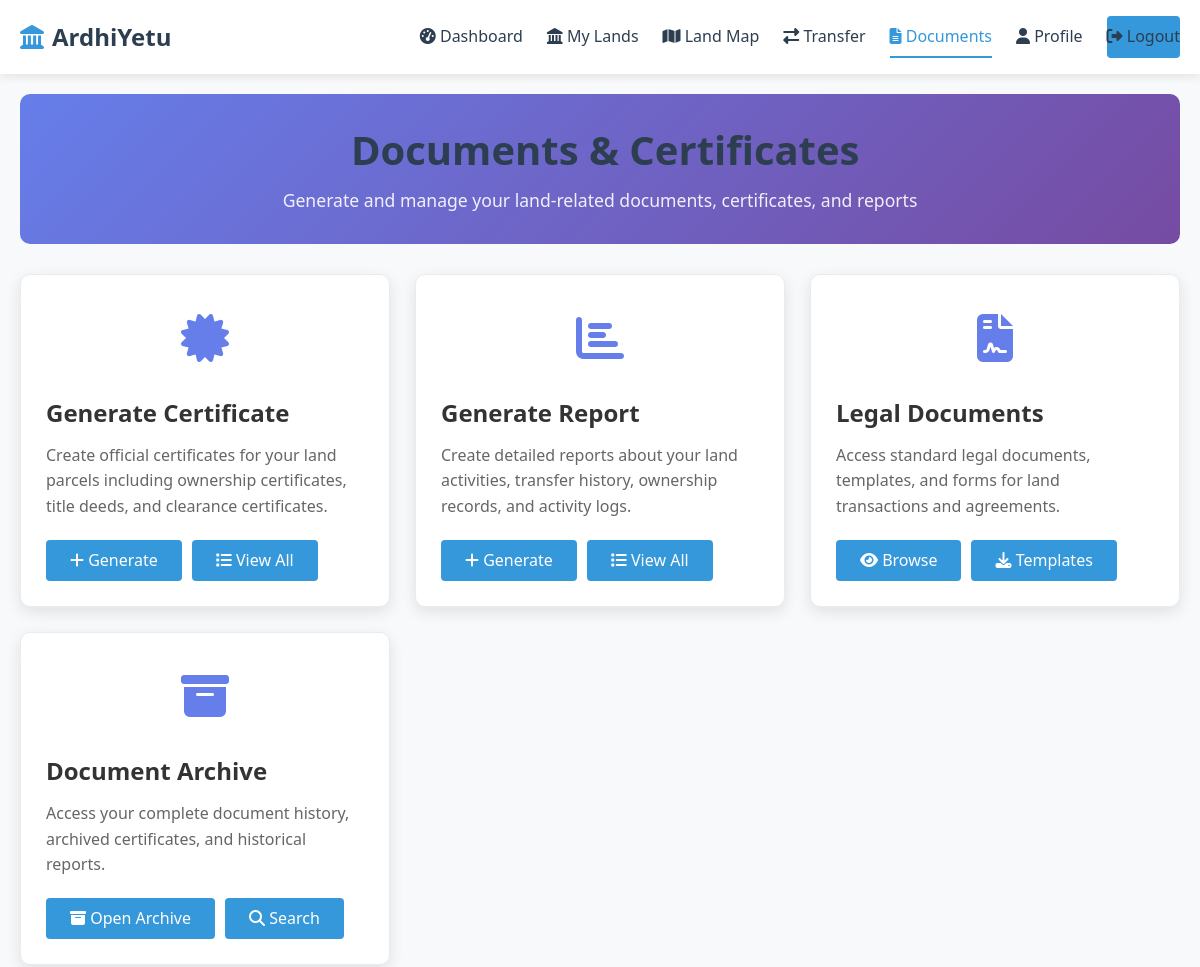
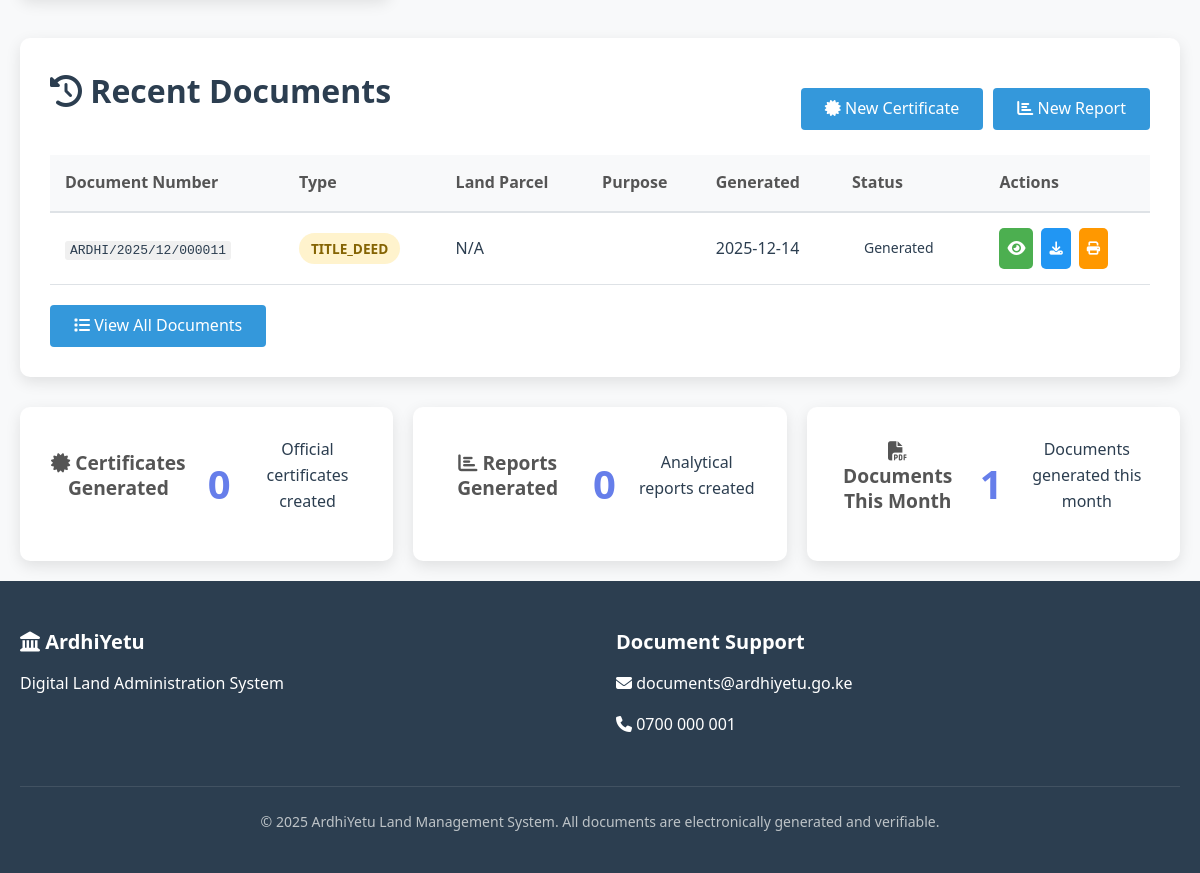
/documents.php (signed in), run on the app's committed database (2 pictures, top to bottom).
### tables this page shows
CREATE TABLE `documents` (
  `document_id` int(11) NOT NULL AUTO_INCREMENT,
  `user_id` int(11) NOT NULL,
  `land_id` int(11) DEFAULT NULL,
  `document_type` varchar(100) NOT NULL,
  `document_number` varchar(100) NOT NULL,
  `purpose` text DEFAULT NULL,
  `generated_data` longtext NOT NULL,
  `status` enum('pending','generated','verified','expired','revoked') DEFAULT 'generated',
  `format` varchar(50) DEFAULT 'pdf',
  `created_at` timestamp NOT NULL DEFAULT current_timestamp(),
  `updated_at` timestamp NOT NULL DEFAULT current_timestamp() ON UPDATE current_timestamp(),
  PRIMARY KEY (`document_id`),
  UNIQUE KEY `document_number` (`document_number`),
  KEY `idx_user_id` (`user_id`),
  KEY `idx_document_number` (`document_number`),
  KEY `idx_created_at` (`created_at`)
);

### public/documents.php (the view, shortened to what the rows shown need)
<?php
require_once __DIR__ . '/../includes/init.php';
$user_id = $_SESSION['user_id'];
$action = isset($_GET['action']) ? $_GET['action'] : 'list';
$land_id = isset($_GET['land_id']) ? intval($_GET['land_id']) : 0;
$active_lands = [];
$documents_result = false;
$table_check = mysqli_query($conn, "SHOW TABLES LIKE 'documents'");
if (mysqli_num_rows($table_check) > 0) {
    $documents_sql = "SELECT d.*, l.parcel_no, l.location
                     FROM documents d
                     LEFT JOIN land_records l ON d.land_id = l.record_id
                     WHERE d.user_id = ?
                     ORDER BY d.created_at DESC
                     LIMIT 20";
    $documents_stmt = mysqli_prepare($conn, $documents_sql);
    mysqli_stmt_bind_param($documents_stmt, "i", $user_id);
    mysqli_stmt_execute($documents_stmt);
    $documents_result = mysqli_stmt_get_result($documents_stmt);
}
?>
<!DOCTYPE html>
<html lang="en">
<head>
    <link rel="stylesheet" href="../assets/css/style.css">
    <link rel="stylesheet" href="https://cdnjs.cloudflare.com/ajax/libs/font-awesome/6.4.0/css/all.min.css">
</head>
<body>
    <main class="documents-container">
        <div class="container">
            <div class="documents-header">
                <h1><i class="fas fa-file-certificate"></i> Documents & Certificates</h1>
            </div>
            <?php if ($action == 'generate_certificate'): ?>
                <div class="form-container">
                    <div class="form-header">
                        <h2><i class="fas fa-certificate"></i> Generate Certificate</h2>
                        <a href="documents.php" class="btn secondary">
                            <i class="fas fa-arrow-left"></i> Back
                        </a>
                    </div>
                    <form method="POST" action="" class="certificate-form">
                        <input type="hidden" name="action" value="generate_certificate">
                        <input type="hidden" name="csrf_token" value="<?php echo $_SESSION['csrf_token']; ?>">
                        <div class="form-grid">
                            <div class="form-group">
                                <label for="land_id">Select Land Parcel *</label>
                                <select id="land_id" name="land_id" class="form-control" required>
                                    <option value="">Select a land parcel</option>
                                    <?php foreach ($active_lands as $land): ?>
                                        <option value="<?php echo $land['record_id']; ?>"
                                            <?php echo $land_id == $land['record_id'] ? 'selected' : ''; ?>>
                                            <?php echo htmlspecialchars($land['parcel_no']); ?> -
                                            <?php echo htmlspecialchars($land['location']); ?>
                                            (<?php echo number_format($land['size'], 2); ?> acres)
                                        </option>
                                    <?php endforeach; ?>
                                </select>
                                <small>Only active land parcels are eligible for certificates</small>
                            </div>
                            <div class="form-group">
                                <label for="certificate_type">Certificate Type *</label>
                                <select id="certificate_type" name="certificate_type" class="form-control" required>
                                    <option value="">Select certificate type</option>
                                    <option value="ownership_certificate">Ownership Certificate</option>
                                    <option value="no_objection_certificate">No Objection Certificate</option>
                                    <option value="search_certificate">Search Certificate</option>
                                    <option value="title_deed">Title Deed</option>
                                    <option value="land_clearance">Land Clearance Certificate</option>
                                </select>
                            </div>
                            <div class="form-group">
                                <label for="purpose">Purpose of Certificate</label>
                                <textarea id="purpose" name="purpose" class="form-control" rows="3"
                                          placeholder="e.g., For bank loan application, property transfer, legal proceedings, etc."></textarea>
                            </div>
                        </div>
                        <div class="form-info">
                            <h3><i class="fas fa-info-circle"></i> Certificate Information</h3>
                            <ul>
                                <li>Certificates are generated with official ArdhiYetu letterhead</li>
                                <li>All certificates include a unique document number for verification</li>
                                <li>Generated certificates are valid for 30 days from date of issue</li>
                                <li>Certificates can be downloaded as PDF for official use</li>
                                <li>Certificate authenticity can be verified online using the document number</li>
                            </ul>
                        </div>
                        <div class="form-actions">
                            <button type="submit" class="btn">
                                <i class="fas fa-file-certificate"></i> Generate Certificate
                            </button>
                            <a href="documents.php" class="btn secondary">
                                <i class="fas fa-times"></i> Cancel
                            </a>
                        </div>
                    </form>
                </div>
            <?php else: ?>
                <div class="documents-list" id="recent-documents">
                    <div class="list-header">
                        <h2><i class="fas fa-history"></i> Recent Documents</h2>
                    </div>
                    <?php if ($documents_result && mysqli_num_rows($documents_result) > 0): ?>
                        <div class="table-responsive">
                            <table class="documents-table">
                                <thead>
                                    <tr>
                                        <th>Document Number</th>
                                        <th>Type</th>
                                        <th>Land Parcel</th>
                                        <th>Purpose</th>
                                        <th>Generated</th>
                                        <th>Status</th>
                                        <th>Actions</th>
                                    </tr>
                                </thead>
                                <tbody>
                                    <?php while ($doc = mysqli_fetch_assoc($documents_result)): ?>
                                        <tr>
                                            <td>
                                            </td>
                                            <td>
                                                <?php
                                                $doc_type_class = 'badge-other';
                                                ?>
                                                <span class="doc-type-badge <?php echo $doc_type_class; ?>">
                                                    <?php echo ucfirst($doc['document_type']); ?>
                                                </span>
                                            </td>
                                            <td>
                                                <?php if ($doc['parcel_no']): ?>
                                                    <?php echo htmlspecialchars($doc['parcel_no']); ?>
                                                <?php else: ?>
                                                    <span class="text-muted">N/A</span>
                                                <?php endif; ?>
                                            </td>
                                            <td>
                                            </td>
                                            <td>
                                                <?php echo date('Y-m-d', strtotime($doc['created_at'])); ?>
                                            </td>
                                            <td>
                                                <span class="status-badge status-<?php echo $doc['status']; ?>">
                                                    <?php echo ucfirst($doc['status']); ?>
                                                </span>
                                            </td>
                                            <td>
                                                <div class="action-buttons">
                                                    <a href="?action=view&id=<?php echo $doc['document_id']; ?>"
                                                       class="btn-icon btn-view" title="View">
                                                        <i class="fas fa-eye"></i>
                                                    </a>
                                                    <button onclick="downloadDoc(<?php echo $doc['document_id']; ?>)"
                                                            class="btn-icon btn-download" title="Download">
                                                        <i class="fas fa-download"></i>
                                                    </button>
                                                    <button onclick="printDoc(<?php echo $doc['document_id']; ?>)"
                                                            class="btn-icon btn-print" title="Print">
                                                        <i class="fas fa-print"></i>
                                                    </button>
                                                </div>
                                            </td>
                                        </tr>
                                    <?php endwhile; ?>
                                </tbody>
                            </table>
                        </div>
                    <?php endif; ?>
                </div>
            <?php endif; ?>
        </div>
    </main>
</body>
</html>

### data on the page
documents: document_type "TITLE_DEED", created_at "2025-12-14", status "Generated"

### other printed values
$cert_count "0"
$report_count "0"
$month_count "1"
